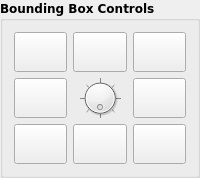
       <widget class="QGroupBox" name="bbox_controls">
        <property name="font">
         <font>
          <family>DejaVu Sans,Arial</family>
          <weight>75</weight>
          <bold>true</bold>
         </font>
        </property>
        <property name="layoutDirection">
         <enum>Qt::LeftToRight</enum>
        </property>
        <property name="styleSheet">
         <string notr="true"/>
        </property>
        <property name="title">
         <string>Bounding Box Controls</string>
        </property>
        <layout class="QGridLayout" name="gridLayout">
         <item row="0" column="0">
          <widget class="QPushButton" name="button_bbox_up">
           <property name="sizePolicy">
            <sizepolicy hsizetype="Ignored" vsizetype="Fixed">
             <horstretch>0</horstretch>
             <verstretch>0</verstretch>
            </sizepolicy>
           </property>
           <property name="minimumSize">
            <size>
             <width>0</width>
             <height>40</height>
            </size>
           </property>
           <property name="baseSize">
            <size>
             <width>0</width>
             <height>0</height>
            </size>
           </property>
           <property name="toolTip">
            <string>Move bounding box up. [Q]</string>
           </property>
           <property name="text">
            <string/>
           </property>
           <property name="icon">
            <iconset>
             <normaloff>../icons/upload.svg</normaloff>../icons/upload.svg</iconset>
           </property>
           <property name="iconSize">
            <size>
             <width>25</width>
             <height>25</height>
            </size>
           </property>
           <property name="autoRepeat">
            <bool>true</bool>
           </property>
           <property name="autoRepeatDelay">
            <number>100</number>
           </property>
           <property name="autoRepeatInterval">
            <number>25</number>
           </property>
          </widget>
         </item>
         <item row="0" column="2">
          <widget class="QPushButton" name="button_bbox_down">
           <property name="sizePolicy">
            <sizepolicy hsizetype="Ignored" vsizetype="Fixed">
             <horstretch>0</horstretch>
             <verstretch>0</verstretch>
            </sizepolicy>
           </property>
           <property name="minimumSize">
            <size>
             <width>0</width>
             <height>40</height>
            </size>
           </property>
           <property name="baseSize">
            <size>
             <width>0</width>
             <height>0</height>
            </size>
           </property>
           <property name="toolTip">
            <string>Move bounding box down. [E]</string>
           </property>
           <property name="text">
            <string/>
           </property>
           <property name="icon">
            <iconset>
             <normaloff>../icons/download.svg</normaloff>../icons/download.svg</iconset>
           </property>
           <property name="iconSize">
            <size>
             <width>25</width>
             <height>25</height>
            </size>
           </property>
           <property name="autoRepeat">
            <bool>true</bool>
           </property>
           <property name="autoRepeatDelay">
            <number>100</number>
           </property>
           <property name="autoRepeatInterval">
            <number>25</number>
           </property>
          </widget>
         </item>
         <item row="1" column="2">
          <widget class="QPushButton" name="button_bbox_right">
           <property name="sizePolicy">
            <sizepolicy hsizetype="Ignored" vsizetype="Fixed">
             <horstretch>0</horstretch>
             <verstretch>0</verstretch>
            </sizepolicy>
           </property>
           <property name="minimumSize">
            <size>
             <width>0</width>
             <height>40</height>
            </size>
           </property>
           <property name="baseSize">
            <size>
             <width>0</width>
             <height>0</height>
            </size>
           </property>
           <property name="toolTip">
            <string>Move bounding box right. [D]</string>
           </property>
           <property name="text">
            <string/>
           </property>
           <property name="icon">
            <iconset>
             <normaloff>../icons/arrow-right-bold.svg</normaloff>../icons/arrow-right-bold.svg</iconset>
           </property>
           <property name="iconSize">
            <size>
             <width>30</width>
             <height>30</height>
            </size>
           </property>
           <property name="autoRepeat">
            <bool>true</bool>
           </property>
           <property name="autoRepeatDelay">
            <number>100</number>
           </property>
           <property name="autoRepeatInterval">
            <number>25</number>
           </property>
          </widget>
         </item>
         <item row="1" column="0">
          <widget class="QPushButton" name="button_bbox_left">
           <property name="sizePolicy">
            <sizepolicy hsizetype="Ignored" vsizetype="Fixed">
             <horstretch>0</horstretch>
             <verstretch>0</verstretch>
            </sizepolicy>
           </property>
           <property name="minimumSize">
            <size>
             <width>0</width>
             <height>40</height>
            </size>
           </property>
           <property name="baseSize">
            <size>
             <width>0</width>
             <height>0</height>
            </size>
           </property>
           <property name="toolTip">
            <string>Move bounding box left. [A]</string>
           </property>
           <property name="text">
            <string/>
           </property>
           <property name="icon">
            <iconset>
             <normaloff>../icons/arrow-left-bold.svg</normaloff>../icons/arrow-left-bold.svg</iconset>
           </property>
           <property name="iconSize">
            <size>
             <width>30</width>
             <height>30</height>
            </size>
           </property>
           <property name="autoRepeat">
            <bool>true</bool>
           </property>
           <property name="autoRepeatDelay">
            <number>100</number>
           </property>
           <property name="autoRepeatInterval">
            <number>25</number>
           </property>
          </widget>
         </item>
         <item row="0" column="1">
          <widget class="QPushButton" name="button_bbox_backward">
           <property name="sizePolicy">
            <sizepolicy hsizetype="Ignored" vsizetype="Fixed">
             <horstretch>0</horstretch>
             <verstretch>0</verstretch>
            </sizepolicy>
           </property>
           <property name="minimumSize">
            <size>
             <width>0</width>
             <height>40</height>
            </size>
           </property>
           <property name="baseSize">
            <size>
             <width>0</width>
             <height>0</height>
            </size>
           </property>
           <property name="toolTip">
            <string>Move bounding box backward. [W]</string>
           </property>
           <property name="icon">
            <iconset>
             <normaloff>../icons/arrow-up-bold.svg</normaloff>../icons/arrow-up-bold.svg</iconset>
           </property>
           <property name="iconSize">
            <size>
             <width>30</width>
             <height>30</height>
            </size>
           </property>
           <property name="autoRepeat">
            <bool>true</bool>
           </property>
           <property name="autoRepeatDelay">
            <number>100</number>
           </property>
           <property name="autoRepeatInterval">
            <number>25</number>
           </property>
          </widget>
         </item>
         <item row="2" column="1">
          <widget class="QPushButton" name="button_bbox_forward">
           <property name="sizePolicy">
            <sizepolicy hsizetype="Ignored" vsizetype="Fixed">
             <horstretch>0</horstretch>
             <verstretch>0</verstretch>
            </sizepolicy>
           </property>
           <property name="minimumSize">
            <size>
             <width>0</width>
             <height>40</height>
            </size>
           </property>
           <property name="baseSize">
            <size>
             <width>0</width>
             <height>0</height>
            </size>
           </property>
           <property name="toolTip">
            <string>Move bounding box forward. [S]</string>
           </property>
           <property name="text">
            <string/>
           </property>
           <property name="icon">
            <iconset>
             <normaloff>../icons/arrow-down-bold.svg</normaloff>../icons/arrow-down-bold.svg</iconset>
           </property>
           <property name="iconSize">
            <size>
             <width>30</width>
             <height>30</height>
            </size>
           </property>
           <property name="autoRepeat">
            <bool>true</bool>
           </property>
           <property name="autoRepeatDelay">
            <number>100</number>
           </property>
           <property name="autoRepeatInterval">
            <number>25</number>
           </property>
          </widget>
         </item>
         <item row="1" column="1">
          <widget class="QDial" name="dial_bbox_zrotation">
           <property name="sizePolicy">
            <sizepolicy hsizetype="Ignored" vsizetype="Ignored">
             <horstretch>0</horstretch>
             <verstretch>0</verstretch>
            </sizepolicy>
           </property>
           <property name="minimumSize">
            <size>
             <width>0</width>
             <height>0</height>
            </size>
           </property>
           <property name="toolTip">
            <string>Rotate bounding box around the Z-axis. [Y]/[X]</string>
           </property>
           <property name="maximum">
            <number>359</number>
           </property>
           <property name="value">
            <number>0</number>
           </property>
           <property name="sliderPosition">
            <number>0</number>
           </property>
           <property name="orientation">
            <enum>Qt::Horizontal</enum>
           </property>
           <property name="invertedAppearance">
            <bool>true</bool>
           </property>
           <property name="invertedControls">
            <bool>true</bool>
           </property>
           <property name="wrapping">
            <bool>true</bool>
           </property>
           <property name="notchTarget">
            <double>45.000000000000000</double>
           </property>
           <property name="notchesVisible">
            <bool>true</bool>
           </property>
          </widget>
         </item>
         <item row="2" column="0">
          <widget class="QPushButton" name="button_bbox_incr">
           <property name="sizePolicy">
            <sizepolicy hsizetype="Ignored" vsizetype="Fixed">
             <horstretch>0</horstretch>
             <verstretch>0</verstretch>
            </sizepolicy>
           </property>
           <property name="minimumSize">
            <size>
             <width>0</width>
             <height>40</height>
            </size>
           </property>
           <property name="font">
            <font>
             <family>DejaVu Sans,Arial</family>
             <pointsize>12</pointsize>
             <weight>75</weight>
             <bold>true</bold>
            </font>
           </property>
           <property name="toolTip">
            <string>Increase bounding box dimensions.</string>
           </property>
           <property name="text">
            <string/>
           </property>
           <property name="icon">
            <iconset>
             <normaloff>../icons/plus-box-multiple-outline.svg</normaloff>../icons/plus-box-multiple-outline.svg</iconset>
           </property>
           <property name="iconSize">
            <size>
             <width>25</width>
             <height>25</height>
            </size>
           </property>
           <property name="autoRepeat">
            <bool>true</bool>
           </property>
          </widget>
         </item>
         <item row="2" column="2">
          <widget class="QPushButton" name="button_bbox_decr">
           <property name="sizePolicy">
            <sizepolicy hsizetype="Ignored" vsizetype="Fixed">
             <horstretch>0</horstretch>
             <verstretch>0</verstretch>
            </sizepolicy>
           </property>
           <property name="minimumSize">
            <size>
             <width>0</width>
             <height>40</height>
            </size>
           </property>
           <property name="font">
            <font>
             <family>DejaVu Sans,Arial</family>
             <pointsize>12</pointsize>
             <weight>75</weight>
             <bold>true</bold>
            </font>
           </property>
           <property name="toolTip">
            <string>Decrease bounding box dimensions.</string>
           </property>
           <property name="text">
            <string/>
           </property>
           <property name="icon">
            <iconset>
             <normaloff>../icons/minus-box-multiple-outline.svg</normaloff>../icons/minus-box-multiple-outline.svg</iconset>
           </property>
           <property name="iconSize">
            <size>
             <width>25</width>
             <height>25</height>
            </size>
           </property>
           <property name="autoRepeat">
            <bool>true</bool>
           </property>
          </widget>
         </item>
        </layout>
       </widget>
